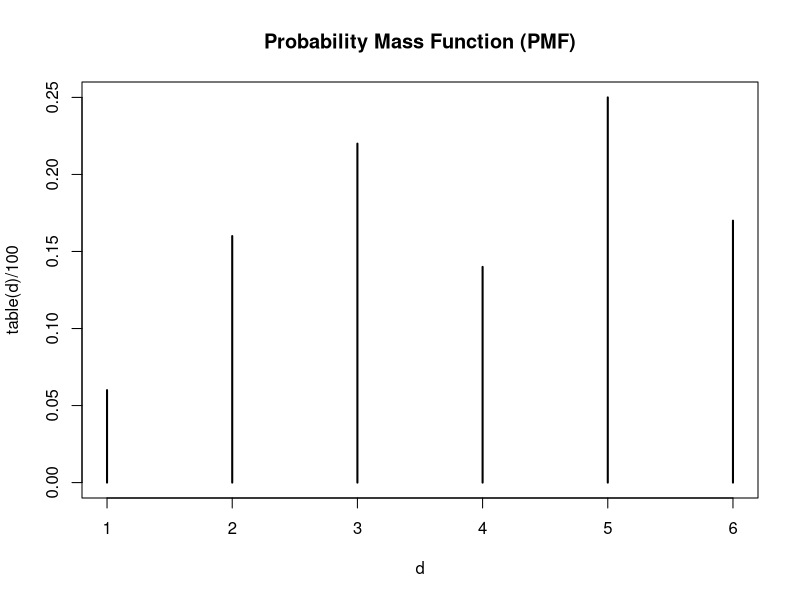
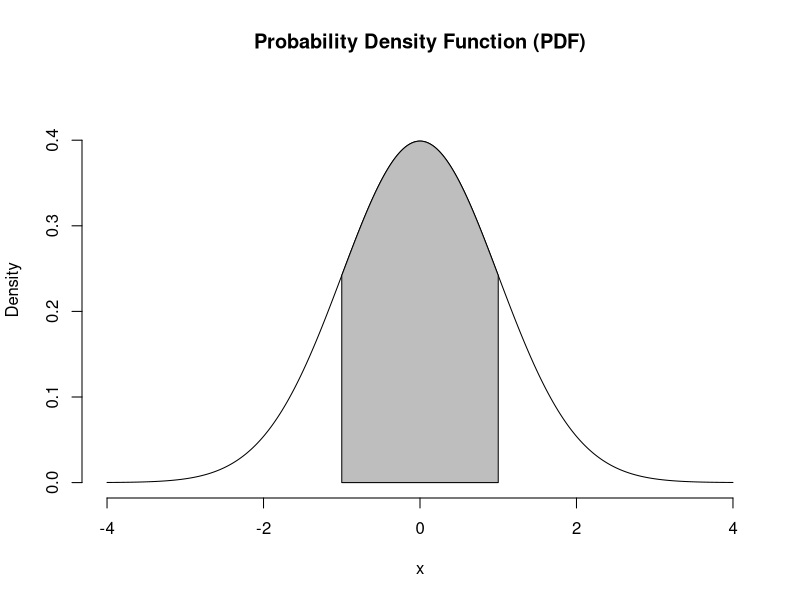
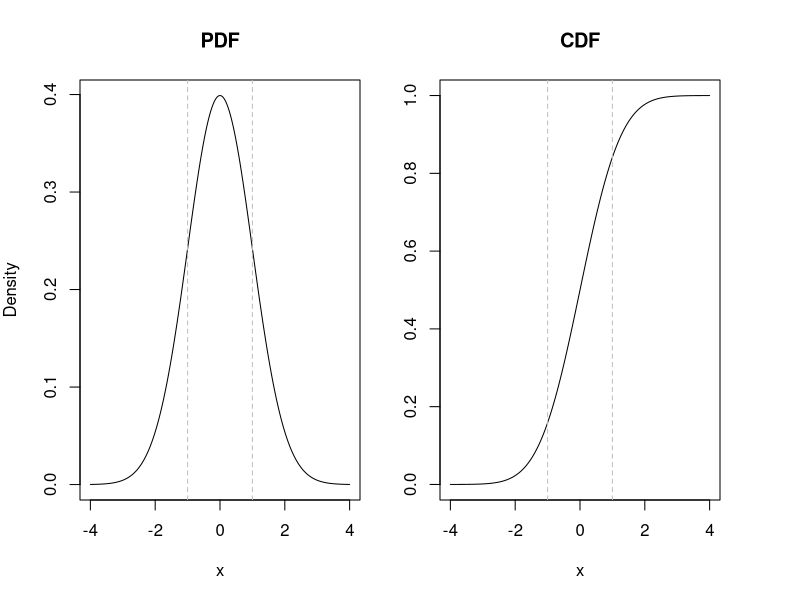

Generate these figures, in order, with R:
## ---- chunk 1
# d for dice
d <- sample(1:6, size = 100, replace = TRUE)
d
## ---- chunk 2
table(d) / 100
plot(table(d) / 100)

# Add a title
title("Probability Mass Function (PMF)")
## ---- chunk 3
d <- sample(1:6, size = 1000000, replace = TRUE)
table(d) / 1000000
## ---- chunk 4
# Generate x values for the range of interest
x <- seq(-4, 4, 0.01)

# Compute corresponding y values using the standard normal density function
y <- dnorm(x, mean = 0, sd = 1)

# Create a blank plot with the desired x-axis limits and y-axis labels
plot(x, y, type = "l", xlab = "x", ylab = "Density", xlim = c(-4, 4), ylim = c(0, 0.45), axes = F)

# Fill the region between -1 and 1 with gray color
polygon(c(-1, x[x >= -1 & x <= 1], 1), c(0, y[x >= -1 & x <= 1], 0), col = "gray")

axis(1)
axis(2)

# Add a title
title("Probability Density Function (PDF)")
## ---- chunk 5
# Generate x values for the range of interest
x <- seq(-4, 4, 0.01)

# Compute corresponding y values for PDF and CDF
PDF <- dnorm(x, mean = 0, sd = 1)
CDF <- pnorm(x, mean = 0, sd = 1)

# Set up a layout with two plots side by side
layout(matrix(c(1, 2), nrow = 1, ncol = 2), widths = c(0.5, 0.5))

# Plot PDF on the left
par(mar = c(5, 4, 4, 2))
plot(x, PDF, type = "l", xlab = "x", ylab = "Density", main = "PDF")
abline(v = c(-1, 1), lty = 2, col = "gray")  # Add vertical lines at -1 and 1

# Plot CDF on the right
par(mar = c(5, 2, 4, 4))
plot(x, CDF, type = "l", xlab = "x", ylab = "Probability", main = "CDF")
abline(v = c(-1, 1), lty = 2, col = "gray")  # Add vertical lines at -1 and 1
